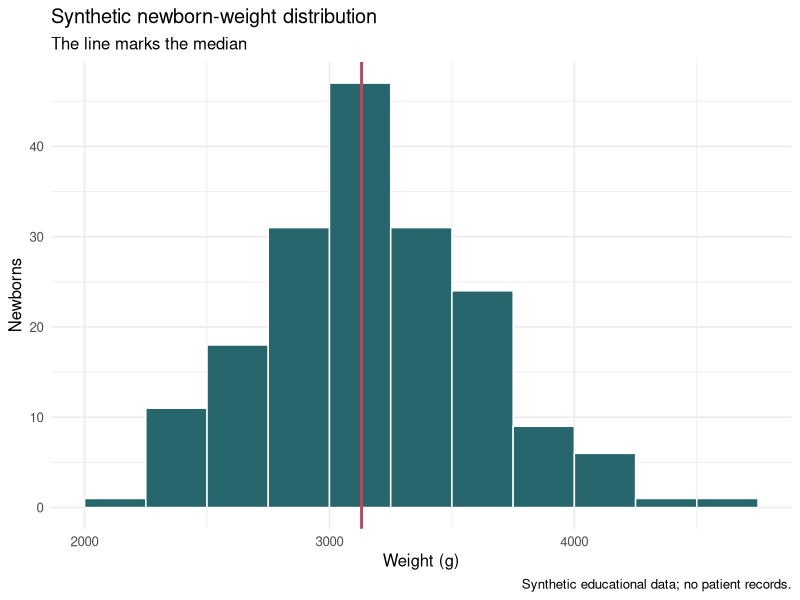

This figure's R source:
required <- c("dplyr", "ggplot2", "readr", "tidyr")
missing <- required[!vapply(required, requireNamespace, logical(1), quietly = TRUE)]
if (length(missing)) stop("Missing packages: ", paste(missing, collapse = ", "))
suppressPackageStartupMessages({library(dplyr); library(ggplot2); library(readr); library(tidyr)})
dir.create("results/tables", recursive = TRUE, showWarnings = FALSE)
dir.create("results/figures", recursive = TRUE, showWarnings = FALSE)
set.seed(2101)
newborns <- tibble(id = 1:180, weight_g = round(rnorm(180, 3150, 510)), gestation_weeks = round(rnorm(180, 38.4, 1.8), 1)) %>%
  mutate(weight_band = case_when(weight_g < 2500 ~ "Low", weight_g < 4000 ~ "Adequate", TRUE ~ "High"),
         weight_band = factor(weight_band, levels = c("Low", "Adequate", "High"), ordered = TRUE))
summary_table <- newborns %>% summarise(n = n(), mean = mean(weight_g), median = median(weight_g), sd = sd(weight_g), variance = var(weight_g), min = min(weight_g), q1 = quantile(weight_g, .25), q3 = quantile(weight_g, .75), max = max(weight_g), iqr = IQR(weight_g), cv_pct = 100 * sd / mean)
band_table <- newborns %>% count(weight_band) %>% mutate(percent = 100 * n / sum(n))
write_csv(summary_table, "results/tables/newborn_weight_summary.csv")
write_csv(band_table, "results/tables/newborn_weight_bands.csv")
p <- ggplot(newborns, aes(weight_g)) + geom_histogram(binwidth = 250, boundary = 0, fill = "#28666E", color = "white") + geom_vline(xintercept = median(newborns$weight_g), color = "#B24C63", linewidth = 1) + labs(title = "Synthetic newborn-weight distribution", subtitle = "The line marks the median", x = "Weight (g)", y = "Newborns", caption = "Synthetic educational data; no patient records.") + theme_minimal(base_size = 12)
ggsave("results/figures/newborn_weight_distribution.png", p, width = 8, height = 5, dpi = 240, bg = "white")
cat("Descriptive activities complete: variable classification, location, dispersion, reusable summary, visualization.\n")
